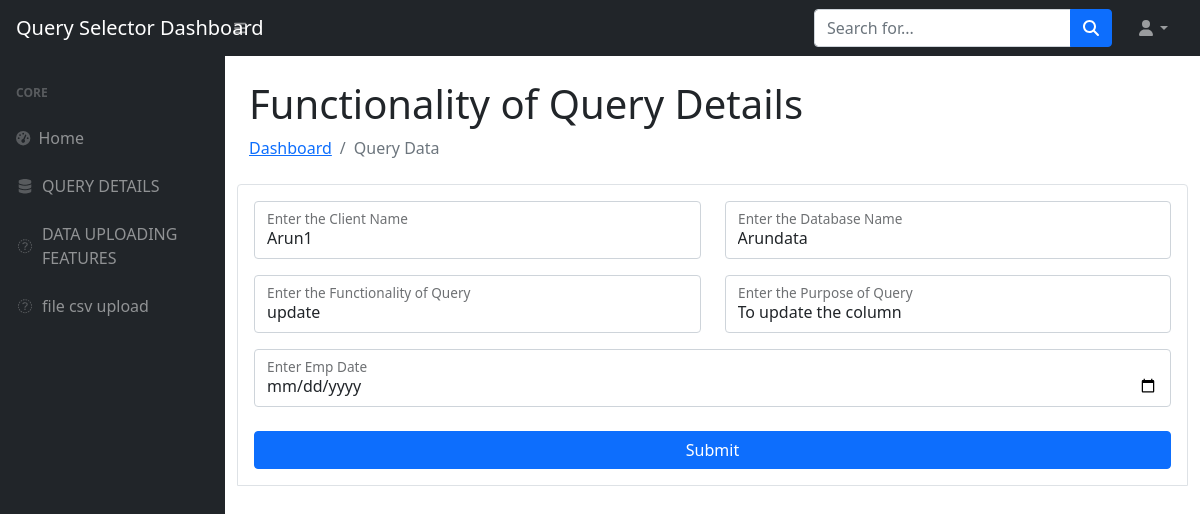
The page /edit/26 on the database its author committed.
### crud/models.py (models this page shows)
class Member(models.Model):
    firstname = models.CharField(max_length=40, blank=False)
    lastname = models.CharField(max_length=40, blank=False)
    mobile_number = models.CharField(max_length=10, blank=True)
    description = models.TextField(max_length=255, blank=False)
    location = models.TextField(max_length=255, blank=False)
    date = models.DateField('%m/%d/%Y')
    created_at = models.DateTimeField('%m/%d/%Y %H:%M:%S')
    updated_at = models.DateTimeField('%m/%d/%Y %H:%M:%S')

### crud/views.py (the view)
# urls.py: path('edit/<int:id>', views.edit, name='edit'),
def edit(request, id):
    members = Member.objects.get(id=id)
    context = {'members': members}
    return render(request, 'edit.html', context)

### templates/edit.html (shortened to what this page needs)
{% extends 'layout/app.html' %}
{% load static %}
{% block body %}
    <div class="container-fluid px-4">
        <h1 class="mt-4">Functionality of Query Details</h1>
        <ol class="breadcrumb mb-4">
            <li class="breadcrumb-item"><a href="/">Dashboard</a></li>
            <li class="breadcrumb-item active">Query Data</li>
        </ol>
        <div class="bd-example">
            <form action="update/{{ members.id }}" method="POST">
                <div class="row mb-3">
                    <div class="col">
                        <div class="form-floating mb-3 mb-md-0">
                            <input class="form-control" id="inputFirstName" type="text" value="{{ members.firstname }}" name="firstname" placeholder="Enter the Client Name"/>
                            <label for="inputFirstName">Enter the Client Name</label>
                        </div>
                    </div>
                    <div class="col">
                        <div class="form-floating">
                            <input class="form-control" id="inputLastName" type="text" value="{{ members.lastname }}" name="lastname" placeholder="Enter the Database Name"/>
                            <label for="inputLastName">Enter the Database Name</label>
                        </div>
                    </div>
                </div>
                <div class="row mb-3">
                    <div class="col">
                        <div class="form-floating mb-3 mb-md-0">
                            <input class="form-control" name="description" type="text"  value="{{ members.description }}" placeholder="Enter the Functionality of Query" id="inputdescription" required>
                            <label for="inputdescription">Enter the Functionality of Query</label>
                        </div>
                    </div>
                    <div class="col">
                        <div class="form-floating">
                            <input class="form-control" name="mobile_number"  type="tel" value="{{ members.mobile_number }}" placeholder="Enter the Purpose of Query" id="inputMobile">
                            <label for="inputMobile">Enter the Purpose of Query</label>
                        </div>
                    </div>
                </div>
                <div class="row mb-3">
                    <div class="col">
                        <div class="form-floating mb-3 mb-md-0">
                            <input class="form-control" type="date" name="date" value="{{ members.date }}" id="dateInput">
                            <label for="dateInput">Enter Emp Date</label>
                        </div>
                    </div>
                </div>
                <div class="mt-4 mb-0">
                    <div class="d-grid"><button class="btn btn-primary btn-block" type="submit">Submit</button></div>
                </div>
            </form>
        </div>
    </div>
{% endblock %}

### templates/edit.html (style rules this page uses)
.bd-example { padding: 1.5rem; margin-right: 0; margin-left: 0; border-width: 1px; border-top-left-radius: .25rem; border-top-right-radius: .25rem; }
.bd-example { position: relative; padding: 1rem; margin: 1rem -.75rem 0; border: solid #dee2e6; border-width: 1px; }

### rows shown on the page
Member: firstname "Arun1", lastname "Arundata", description "update", mobile_number "To update the column"
